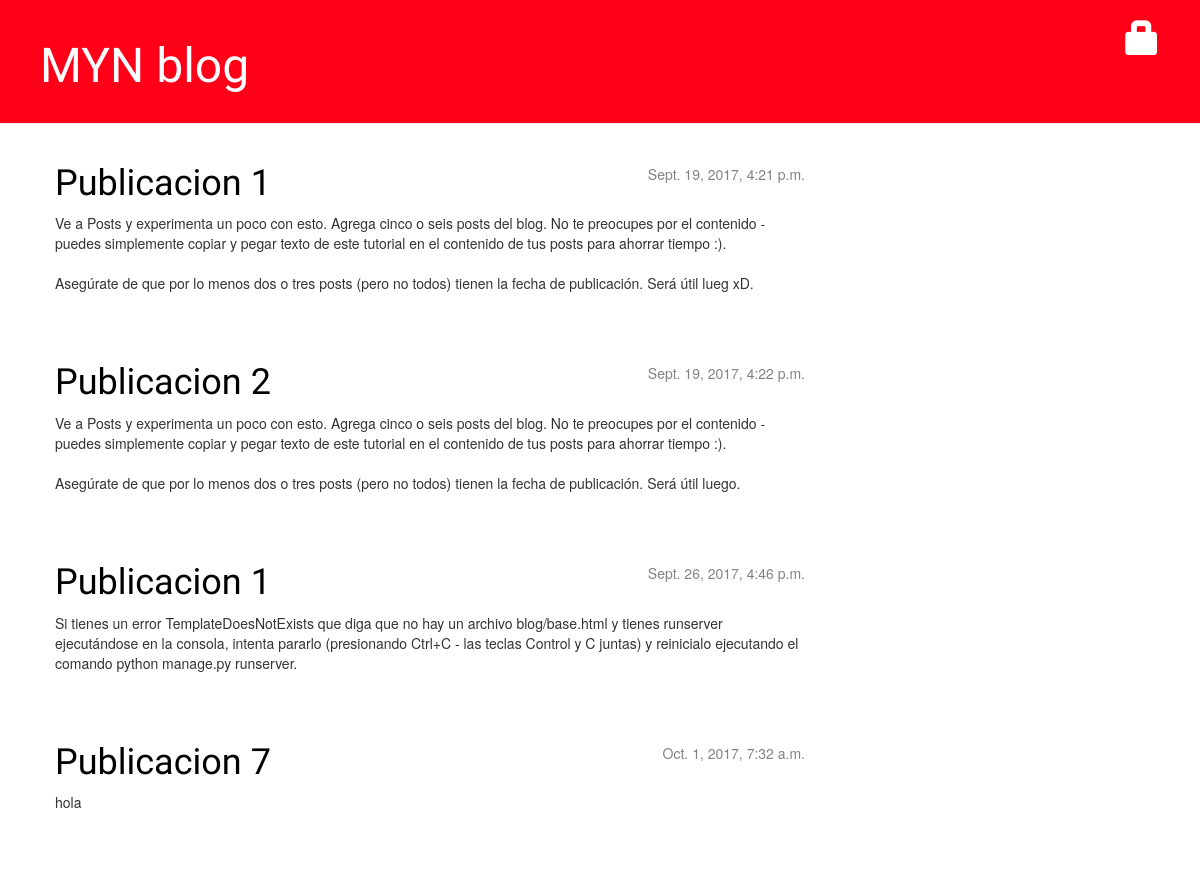
The app's page /, older data.
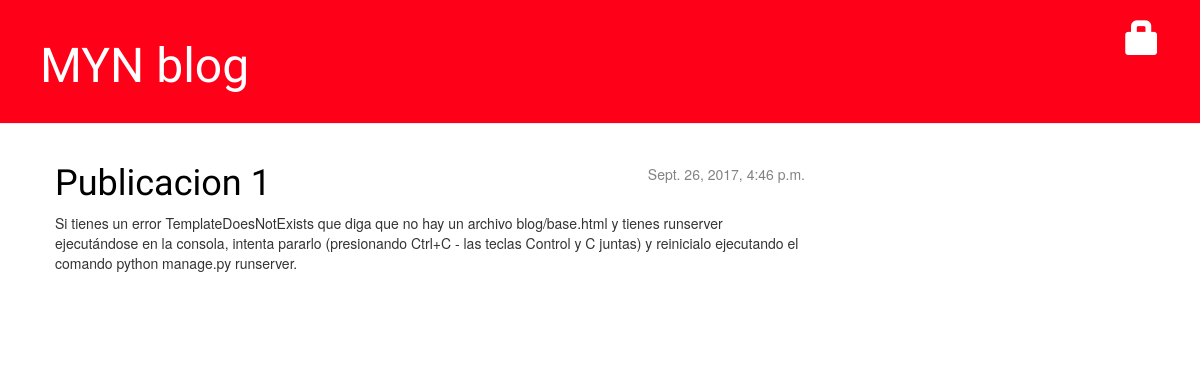
The same page, newer data.
### blog/models.py (models this page shows, shortened)
class Publicar(models.Model):
    autor = models.ForeignKey('auth.User')
    titulo = models.CharField(max_length=200)
    texto = models.TextField()
    fecha_creacion = models.DateTimeField(
            default=timezone.now)
    fecha_publicacion= models.DateTimeField(
            blank=True, null=True)

### blog/views.py (the view)
# urls.py: url(r'^$', views.post_list),
def post_list(request):
    posts = Publicar.objects.filter(fecha_publicacion__lte=timezone.now()).order_by('fecha_publicacion')
    return render(request, 'blog/post_list.html', {'posts': posts})

### blog/templates/blog/post_list.html
{% extends 'blog/base.html' %}
  {% block content %}
               {% for post in posts %}
                   <div class="post">
                       <div class="date">
                           {{ post.fecha_publicacion }}
                       </div>
                       <h1><a href="{% url 'post_detail' pk=post.pk %}">{{ post.titulo }}</a></h1>
                       <p>{{ post.texto|linebreaksbr }}</p>
                   </div>
               {% endfor %}
               {% endblock content%}

### blog/templates/blog/base.html (shortened to what this page needs)
{% load staticfiles %}
   <html>
       <head>
           <link rel="stylesheet" href="//maxcdn.bootstrapcdn.com/bootstrap/3.3.7/css/bootstrap.min.css">
           <link rel="stylesheet" href="//maxcdn.bootstrapcdn.com/bootstrap/3.2.0/css/bootstrap-theme.min.css">
           <link rel="stylesheet" href="{% static 'css/s.css' %}">
       </head>
       <body>
        <div class="page-header">
          {% if user.is_authenticated %}
            <a href="{% url 'post_new' %}" class="top-menu"><span class="glyphicon glyphicon-plus"></span></a>
            <a href="{% url 'post_draft_list' %}" class="top-menu"><span class="glyphicon glyphicon-edit"></span></a>
            <p class="top-menu">Hola {{ user.username }} <small>(<a href="{% url 'logout' %}">Salir</a>)</small></p>
        {% else %}
            <a href="{% url 'login' %}" class="top-menu"><span class="glyphicon glyphicon-lock"></span></a>
        {% endif %}
            <h1><a href="/">MYN blog</a></h1>
        </div>
        <div class="content container">
            <div class="row">
                <div class="col-md-8">
                {% block content %}
                {% endblock %}
                </div>
            </div>
        </div>
    </body>
   </html>

### blog/static/css/s.css (style rules this page uses)
.page-header { background-color: #ff0019; margin-top: 0; padding: 20px 20px 20px 40px; }
.page-header h1, .page-header h1 a, .page-header h1 a:visited, .page-header h1 a:active { color: #ffffff; font-size: 36pt; text-decoration: none; }
.content { margin-left: 40px; }
h1, h2, h3, h4 { font-family: 'Lobster', cursive; }
.date { float: right; color: #828282; }
.top-menu, .top-menu:hover, .top-menu:visited { color: #ffffff; float: right; font-size: 26pt; margin-right: 20px; }
.post { margin-bottom: 70px; }
.post h1 a, .post h1 a:visited { color: #000000; }

Row changes from the older to the newer data that the page shows:
removed Publicar: fecha_publicacion "Sept. 19, 2017, 4:21 p.m.", titulo "Publicacion 1", texto "Ve a Posts y experimenta un poco con esto. Agrega cinco o seis posts del blog. No te preocupes por el contenido - puedes simplemente copiar y pegar texto de este tutorial en el contenido de tus posts para ahorrar tiempo :). Asegúrate de que por lo menos dos o tres posts (pero no todos) tienen la fecha de publicación. Será útil lueg xD."
removed Publicar: fecha_publicacion "Sept. 19, 2017, 4:22 p.m.", titulo "Publicacion 2", texto "Ve a Posts y experimenta un poco con esto. Agrega cinco o seis posts del blog. No te preocupes por el contenido - puedes simplemente copiar y pegar texto de este tutorial en el contenido de tus posts para ahorrar tiempo :). Asegúrate de que por lo menos dos o tres posts (pero no todos) tienen la fecha de publicación. Será útil luego."
removed Publicar: fecha_publicacion "Oct. 1, 2017, 7:32 a.m.", titulo "Publicacion 7", texto "hola"
